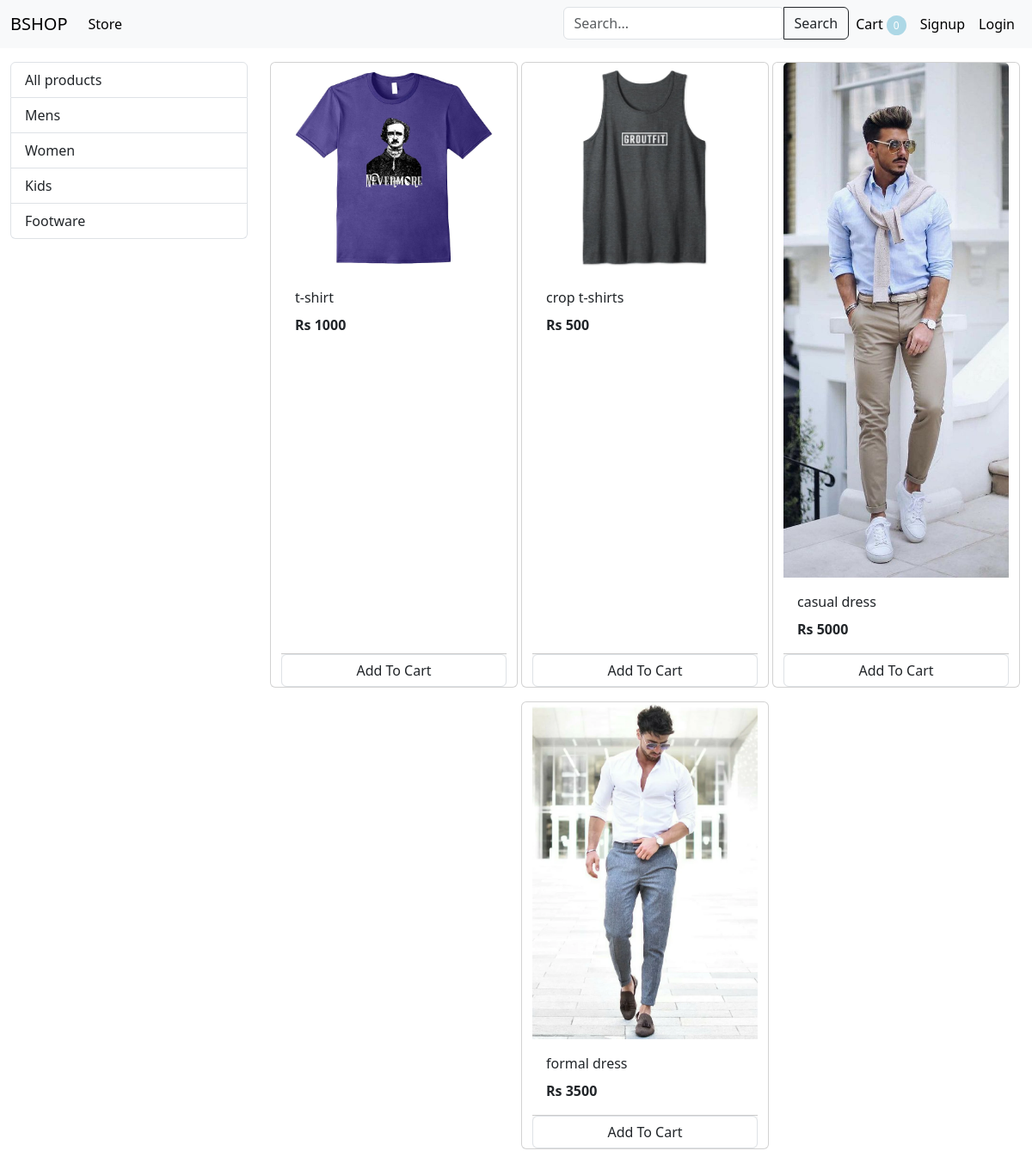
/?category=1, run on the app's committed database.
### store/models/category.py (models this page shows, shortened)
class Category(models.Model):
    name = models.CharField(max_length=20)
    @staticmethod
    def get_all_categories():
       return Category.objects.all()

### store/models/product.py (models this page shows, shortened)
class Product(models.Model):
    name = models.CharField(max_length=50)
    price = models.IntegerField(default=0)
    category = models.ForeignKey(Category , on_delete=models.CASCADE , default=1)
    description = models.CharField(max_length=200 , default='',null=True , blank=True)
    image = models.ImageField(upload_to='uploads/products/')
    @staticmethod
    def get_all_products_by_categoryid(category_id):
        if category_id:
            return Product.objects.filter(category = category_id)
        else:
            return Product.get_all_products();

### store/views/home.py (the view, shortened to what this page needs)
# urls.py: path('', Index.as_view(), name='homepage'),
class Index(View):
    def get(self, request):
        cart = request.session.get('cart')
        if not cart:
            request.session['cart'] ={}
        products = None
        categories = Category.get_all_categories()
        categoryID = request.GET.get('category')
        if categoryID:
            products = Product.get_all_products_by_categoryid(categoryID)
        else:
            products = Product.get_all_products();
        data = {}
        data['products'] = products
        data['categories'] = categories
        print('you are :', request.session.get('email'))
        return render(request, 'index.html', data)

### store/templatetags/cart.py (called while the page is built)
@register.filter(name = 'is_in_cart')
def is_in_cart(product , cart):
    keys = cart.keys()
    for id in keys:
        if int(id) == product.id:
            return True
    return False;

### store/templatetags/custom.py (called while the page is built)
@register.filter(name = 'currency')
def currency(number):
    return "Rs "+str(number)

### store/templates/index.html (shortened to what this page needs)
{% extends 'base.html' %}
{% block content %}
{% load cart %}
{% load custom %}
    <div class="container-fluid mt-3">
      <div class="row">
        <div class="col-lg-3 mx-auto">
          <div class="list-group">
            <a href="/" class="list-group-item list-group-item-action">All products</a>
            {% for category in categories %}
            <a href="/?category={{category.id}}" class="list-group-item list-group-item-action">{{category.name}}</a>
            {% endfor %}
          </div>
        </div>
        <div id="products" class="col-lg-9 mx-auto">
          <div class="row mx-auto">
            {% for product in products%}
              <div class="card mx-auto mb-3" id={{product.id}} style="width: 18rem;">
                <img src="{{product.image.url}}" class="card-img-top" alt="..">
                <div class="card-body">
                  <p class="card-title">{{product.name}}</p>
                  <p class="card-text"><b> {{product.price|currency}}</b></p>
                </div>
                <div class="card-footer p-0 ">
                  {% if product|is_in_cart:request.session.cart %}
                  <div class="row nu-gutter" >
                    <form action="/#{{product.id}}" class="col-2" method="post">
                      {% csrf_token %}
                      <input hidden type="text" name='product' value='{{product.id}}'>
                      <input hidden type="text" name="remove" value='True'>
                      <input type="submit" value="-" class="btn btn-block btn-secondary">
                    </form>
                    <div class="text-center col"> {{product|cart_quantity:request.session.cart}} in cart</div>
                    <form action="/#{{product.id}}" class="col-2" method="post">
                      {% csrf_token %}
                      <input hidden type="text" name='product' value='{{product.id}}'>
                      <input type="submit" value="+" class="btn btn-block btn-secondary">
                    </form>
                   </div>
                  {% else %}
                  <form action="/#{{product.id}}" method="POST" class="btn-block">
                    <input type="submit" class="float-right btn-light border form-control" value="Add To Cart">
                  </form>
                  {% endif %}
                </div>
              </div>
             {% endfor %}
            </div>
        </div>
      </div>
     </div>
{% endblock %}

### data on the page
Category: name "Mens"
Category: name "Women"
Category: name "Kids"
Category: name "Footware"
Product: {{ product.id }} 1 (drawn), image (picture), name "t-shirt", price "Rs 1000"
Product: image (picture), name "crop t-shirts", price "Rs 500"
Product: image (picture), name "casual dress", price "Rs 5000"
Product: image (picture), name "formal dress", price "Rs 3500"

### other printed values
{{ request.session.cart.keys|length }} "0"
